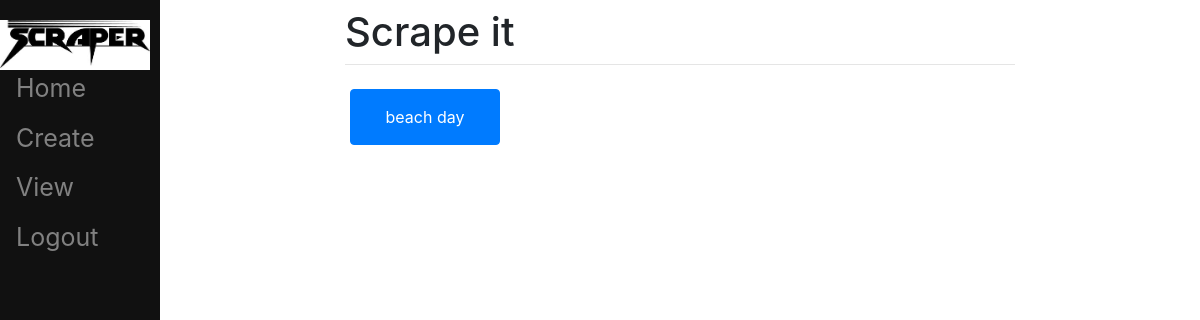
Before: /view/ (signed in) with the older database file.
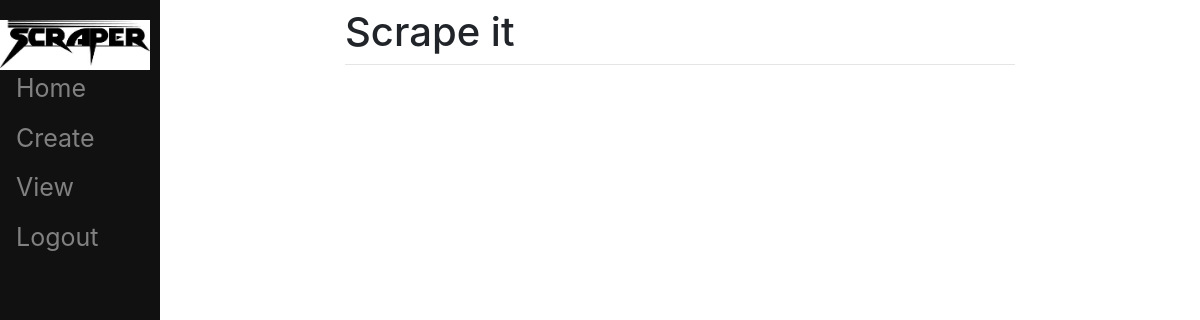
After: the same page with the newer database file.
### scrape/models.py (models this page shows, shortened)
class ShoppingList(models.Model):
	user = models.ForeignKey(User, on_delete=models.CASCADE, related_name="shoppingList", null=True) #every todo list create will be linked to a user
	name = models.CharField(max_length=200)

### scrape/views.py (the view)
# urls.py: path("view/",views.view,name="view"),
def view(request):
    return render(request, "scrape/view.html")

### scrape/templates/scrape/view.html (shortened to what this page needs)
{% extends "scrape/base.html" %}
{% block content %}
  {% for td in user.shoppingList.all %}
  <button type="button" class="btn btn-primary" id = "button">
    <a id ="viewList" href="/{{td.id}}">{{td.name}}</a>
  </button>
  {% endfor %}
{% endblock %}

Changed rows visible on the page:
removed ShoppingList: name "beach day"
